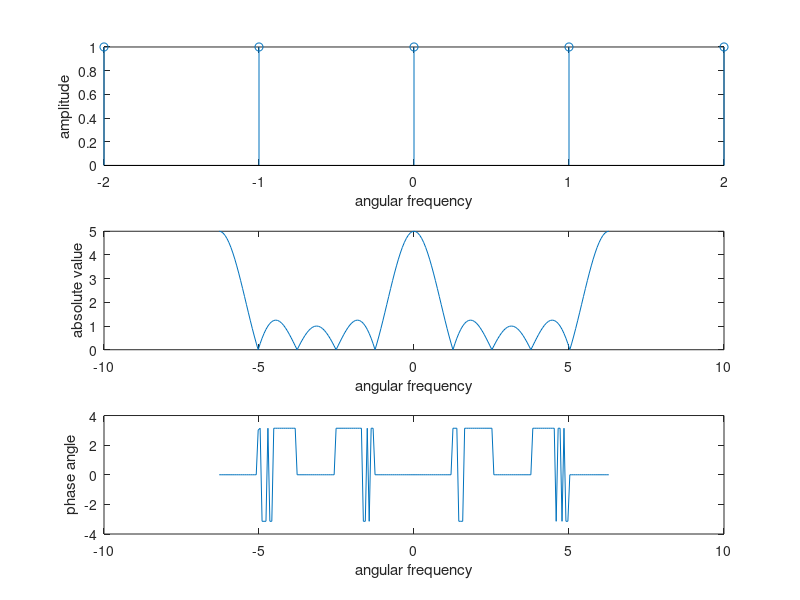

MATLAB code for this plot:
clear all;
x=[1,1,1,1,1];
nx=-2:2;
w=-2*pi:2*pi/100:2*pi;
y=zeros(size(w));
p=1;
k=1;
for w1=-2*pi:2*pi/100:2*pi
for n1=-2:2
    temp=x(k)*exp(-j*w1*n1);
    y(p)=y(p)+temp;
    k=k+1;
end
p=p+1;
t=0;
k=1;
end
subplot(3,1,1)
stem(nx,x);
xlabel('angular frequency');
ylabel('amplitude');
subplot(3,1,2);
plot(w,abs(y));
xlabel('angular frequency')
ylabel('absolute value');
subplot(3,1,3);
plot(w,angle(y));

xlabel('angular frequency')
ylabel('phase angle');